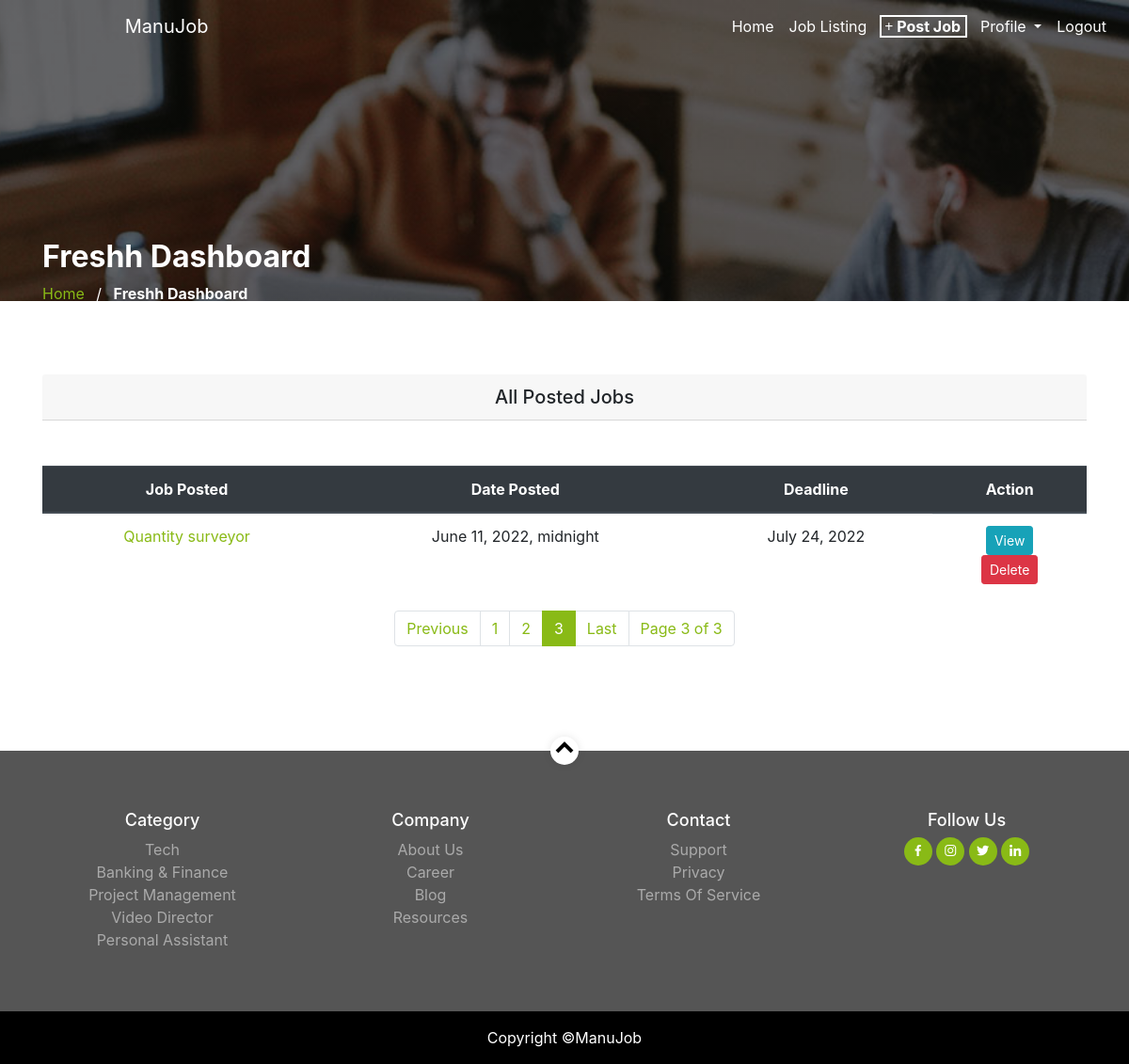
Screenshot of /employer_dashboard?page=3 (signed in) with the database file from the repository.
### userprofile/models.py (models this page shows, shortened)
class EmployerProfile(models.Model):
    company = models.OneToOneField(User, on_delete= models.CASCADE)
    company_address = models.CharField(max_length=50)
    phone = models.CharField(max_length=50)
    website = models.URLField()
    email = models.EmailField()
    class Meta:
        db_table = 'employerprofile'
        managed = True
        verbose_name = 'EmployerProfile'
        verbose_name_plural = 'EmployerProfile'

### postjob/models.py (models this page shows, shortened)
class Listjob(models.Model):
    employer = models.ForeignKey(EmployerProfile, on_delete=models.CASCADE)
    category = models.ForeignKey(Category, on_delete=models.CASCADE)
    job_title = models.CharField(max_length=100)
    job_location = models.CharField(max_length=100)
    description = models.TextField()
    tags = models.CharField(max_length=100, null=True, blank=True)
    salary = models.CharField(max_length=50)
    deadline = models.DateField()
    logo = models.ImageField(upload_to='logo', default='avatar.jpg', null=True, blank=True)
    website = models.URLField(null=True, blank=True)
    posted_at = models.DateTimeField(auto_now_add=True)
    published = models.BooleanField(null=True, blank=True)
    display = models.BooleanField(null=True, blank=True, default=True)
    closed = models.BooleanField(null=True, blank=True)
    featured = models.BooleanField(null=True, blank=True)
    class Meta:
        db_table = 'listjob'
        managed = True
        verbose_name = 'Listjob'
        verbose_name_plural = 'Listjob'

### home/views.py (the view)
# urls.py: path('employer_dashboard',views.employer_dashboard, name='employer_dashboard'),
def employer_dashboard(request):
    posting = request.user.employerprofile
    poster = EmployerProfile.objects.get(company__username = request.user.username)
    jobvac = Listjob.objects.filter(employer = posting, display=True).order_by('-posted_at')
    p = Paginator(jobvac, 5)
    page= request.GET.get('page')
    paginate = p.get_page(page)
    context = {
        'jobvac':jobvac,
        'poster':poster,
        'paginate':paginate
    }
    return render(request, 'employer_dashboard.html', context)

### home/templates/employer_dashboard.html (shortened to what this page needs)
{% extends 'base.html' %}
{% load static %}
{% block content %}
<section class="job-head">
    <div class="container home-section">
            <div class="row">
                <div class="col-md-7">
                    <h1 class="text-white font-weight-bold">{{poster.company|title}} Dashboard</h1>
                    <div class="custom-breadcrumbs">
                    <a href="{% url 'home' %}">Home</a> <span class="mx-2 slash">/</span>
                    <span class="text-white"><strong>{{poster.company|title}} Dashboard</strong></span>
                    </div>
                </div>
            </div>
      </div>
    <nav class="navbar navbar-expand-lg navbar-light">
        <a class="navbar-brand text-white" href="{% url 'home' %}">ManuJob</a>
        <div class="collapse navbar-collapse" id="navbarNav" >
          <ul class="navbar-nav ml-auto">
            <li class="nav-item active">
              <a class="nav-link" href="{% url 'home' %}">home<span class="sr-only">(current)</span></a>
            </li>
            <li class="nav-item">
              <a class="nav-link" href="{% url 'job_listing' %}">job listing</a>
            </li>
            {% if user.is_authenticated and user.is_staff %}
            <li class="nav-item active">
              <a class="nav-link" href="{% url 'post_job' %}"><span class="post-job"><i class="fa-solid fa-plus"></i> post job</span></a>
            </li>
            <li class="nav-item dropdown">
              <a class="nav-link dropdown-toggle" href="#" id="navbarDropdownMenuLink" role="button" data-toggle="dropdown" aria-haspopup="true" aria-expanded="false">
                profile
              </a>
            </li>
            <li class="nav-item active">
              <a class="nav-link" href="{% url 'signout' %}">logout</a>
            </li>
            {% endif %}
          </ul>
        </div>
      </nav>
  </section>
<div class="container">
    <div class="jobpost-table">
      <h5 class="card-header text-center">All Posted Jobs</h5>
      <table class="table text-center mt-5">
            <thead class="thead-dark">
                <tr class="text-center">
                    <th>Job Posted</th>
                    <th>Date Posted</th>
                    <th>Deadline</th>
                    <th>Action</th>
                </tr>
            </thead>
            {% if paginate %}
              {% for item in paginate %}
              <tbody>
                <tr>
                  <td><a href="{% url 'job_detail' item.id %}">{{item.job_title}}</a></td>
                  <td>{{item.posted_at}}</td>
                  <td>{{item.deadline}}</td>
                  <td class="d-flex justify-content-center"><span>
                    <form action="{% url 'applicant' %}" method="POST">
                      <button type="submit" class="btn btn-info btn-sm text-white">View</button>
                    </form>
                    <form action="{% url 'delete' %}" method="POST">
                      <button type="submit" class="btn btn-del btn-danger btn-sm text-white">Delete</button>
                    </form>
                  </td>
                </tr>
              </tbody>
              {% endfor %}
            {% endif %}
      </table>
      <nav aria-label="Page navigation example">
        <ul class="pagination justify-content-center">
          {% if paginate.has_previous %}
            <li class="page-item">
              <a class="page-link" href="?page={{paginate.previous_page_number}}" tabindex="-1" aria-disabled="true">Previous</a>
            </li>
          {% else %}
            <li class="page-item">
              <a class="page-link" href="?page=1" tabindex="-1" aria-disabled="true">Previous</a>
            </li>
          {% endif %}
          {% for item in paginate.paginator.page_range %}
            {% if paginate.number == item %}
            <li class="page-item active">
              <a class="page-link" href="" tabindex="-1" aria-disabled="true">{{item}}</a>
            </li>
            {% else %}
            <li class="page-item"><a class="page-link" href="?page={{item}}">{{item}}</a></li>
            {% endif %}
          {% endfor %}
          {% if paginate.has_next %}
            <li class="page-item">
              <a class="page-link" href="?page={{paginate.next_page_number}}">Next</a>
            </li>
          {% else %}
            <li class="page-item">
              <a class="page-link" href="?page={{paginate.paginator.num_pages}}">Last</a>
            </li>
          {% endif %}
          <li class="page-item"><a class="page-link" href="#">Page {{paginate.number}} of {{paginate.paginator.num_pages}}</a></li>
        </ul>
      </nav>
    </div>
</div>
{% endblock content %}
{% block footer %} {% include "footer.html" %} {% endblock footer %}

### home/static/css/style.css (style rules this page uses)
* { margin: 0px; padding: 0px; box-sizing: border-box; }
html { scroll-behavior: smooth; }
.navbar { position: absolute; top: 0rem; width: 100%; }
.navbar-brand { margin-left: 10%; }
.navbar-nav { margin-left: 40%; }
#navbarNav { text-transform: capitalize; }
#navbarNav a { color: white; }
.post-job { outline: 2px solid #89ba16; padding-left: 3px; padding-right: 5px; border-width: 5px; border-color: white; font-weight: bold; }
.job-head { background-image: linear-gradient(rgba(0,0,0,0.5),rgba(0,0,0,0.5)),url(../img/job_single_img_1.jpg); height: 40vh; background-position: center; background-repeat: no-repeat; background-size: cover; background-attachment: fixed; width: 100%; }
.home-section { position: relative; }
.home-section h1 { font-size: 2rem; color: #fff; font-weight: 200; margin-top: 40%; text-transform: capitalize; }
.home-section a { color: #89ba16; }
.slash { color: white; }
.pagination a { color: #89ba16; }
.pagination > .active > a { background: #89ba16!important; color: white!important; border: solid 1px #89ba16!important; }
.jobpost-table { margin-top: 7%; margin-bottom: 10%; }
.jobpost-table tbody tr a { color: #89ba16; }
.btn-del { color: white; }
@media (min-width: 991px) and (max-width: 1400px) { .navbar { position: absolute; top: 0rem; width: 100%; z-index: 1000; } }
@media (min-width: 991px) and (max-width: 1400px) { .post-job { outline: 2px solid white; padding-left: 3px; padding-right: 5px; border-width: 5px; border-color: white; font-weight: bold; } }
@media (min-width: 991px) and (max-width: 1400px) { .navbar-brand { margin-left: 10%; } }
@media (min-width: 991px) and (max-width: 1400px) { .navbar-nav { margin-left: 5%; } }

### rows the page displays
EmployerProfile: company "Freshh"
Listjob: job_title "Quantity surveyor", posted_at "June 11, 2022, midnight", deadline "July 24, 2022"

### other values shown
{{ item }} "1" "2"
{{ item }} "3"
{{ paginate.number }} "3"
{{ paginate.paginator.num_pages }} "3"
